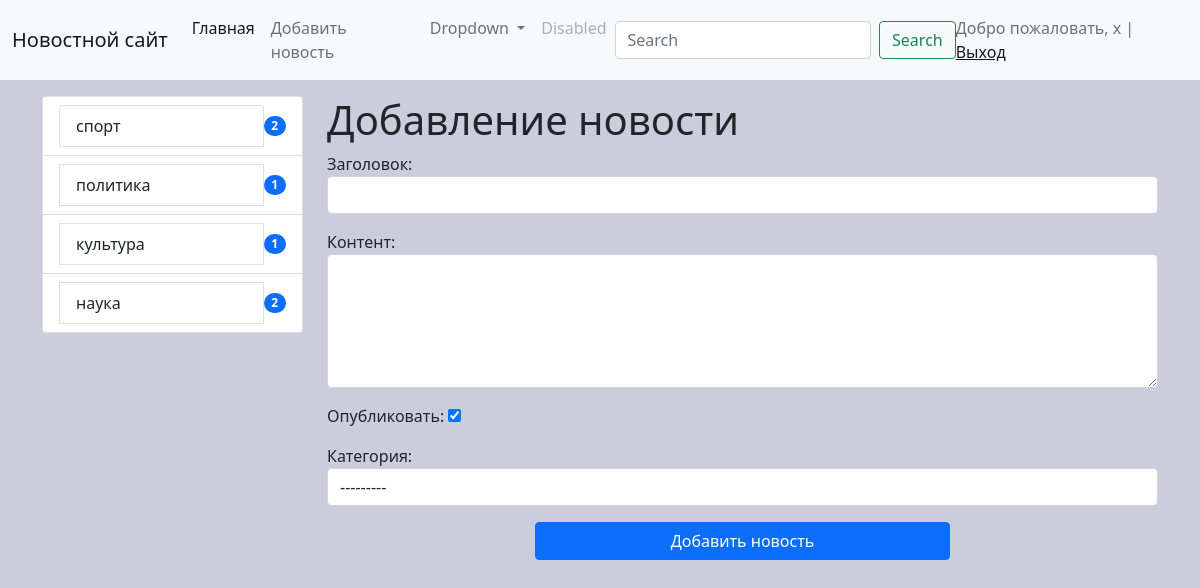
The app's page /news/add-news/ (signed in), older data.
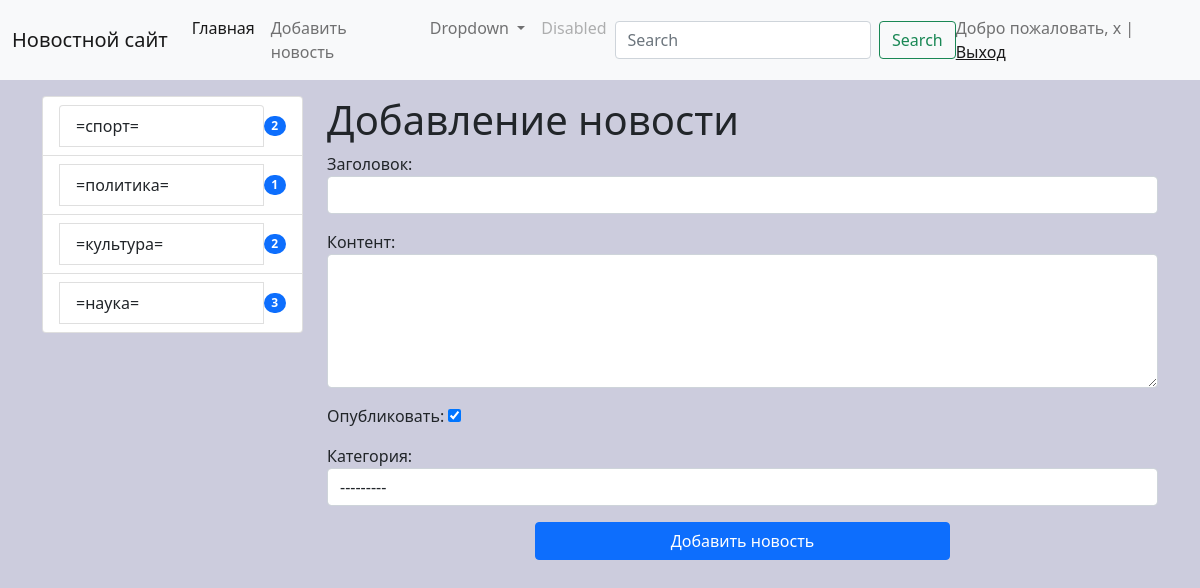
The same page, newer data.
### news/models.py (models this page shows)
class Category(models.Model):
    title = models.CharField(max_length=150, db_index=True,verbose_name='Наименование категории')
    def get_absolute_url(self):
        return reverse('category', kwargs={'category_id': self.pk})
    def __str__(self):
        return self.title
    class Meta:
        verbose_name = 'категория'
        verbose_name_plural = 'категории'
        ordering = ['title']

### news/views.py (the view)
# urls.py: path('news/add-news/', CreateNews.as_view(), name='add_news'),
class CreateNews(LoginRequiredMixin, CreateView):
    form_class = NewsForm
    template_name = 'news/add_news.html'
    login_url = '/admin/'   # если НЕ авторизован, направить на страницу авторизации

### news/forms.py
class NewsForm(forms.ModelForm):
    class Meta:
        model = News
        fields = ['title', 'content', 'is_published', 'category']
        widgets = {
            'title': forms.TextInput(attrs={'class': 'form-control'}),
            'content': forms.Textarea(attrs={'class': 'form-control', 'rows': 5}),
            'category': forms.Select(attrs={'class': 'form-control'}),
        }

### news/templatetags/news_tags.py (called while the page is built)
@register.inclusion_tag('news/list_categories.html')
def show_categories():
    categories = Category.objects.annotate(cnt=Count('news', filter=F('news__is_published'))).filter(cnt__gt=0)
    return {"categories": categories}

### news/templates/news/add_news.html (shortened to what this page needs)
{% extends 'base.html' %}
{% block sidebar %}
{% include 'inc/_sidebar.html' %}
{% endblock %}
{% block content %}
    <h1>Добавление новости</h1>
<form action="{% url 'add_news' %}" method="post">
    {{ form.as_p }}
    <div class="d-grid gap-2">
        <button type="submit" class="btn btn-primary col-6 mx-auto">Добавить новость</button>
    </div>
</form>
{% endblock %}

### news/templates/news/list_categories.html
<div class="list-group">
    {% for item in categories %}
    <li class="list-group-item d-flex justify-content-between align-items-center">
    <a href="{{ item.get_absolute_url }}" class="list-group-item list-group-item-action"> {{ item.title }} </a>
    <span class="badge bg-primary rounded-pill">{{ item.cnt }}</span>
    </li>
    {% endfor %}
</div>

Row changes from the older to the newer data that the page shows:
changed Category: title "спорт" → "=спорт="
changed Category: title "политика" → "=политика="
changed Category: title "культура" → "=культура="; cnt "1" → "2"
changed Category: title "наука" → "=наука="; cnt "2" → "3"
